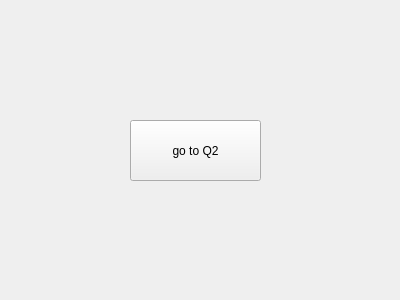
<?xml version="1.0" encoding="UTF-8"?>
<ui version="4.0">
 <class>Q1</class>
 <widget class="QFrame" name="Q1">
  <property name="geometry">
   <rect>
    <x>0</x>
    <y>0</y>
    <width>400</width>
    <height>300</height>
   </rect>
  </property>
  <property name="windowTitle">
   <string>Frame</string>
  </property>
  <widget class="QPushButton" name="log">
   <property name="geometry">
    <rect>
     <x>130</x>
     <y>120</y>
     <width>131</width>
     <height>61</height>
    </rect>
   </property>
   <property name="text">
    <string>go to Q2</string>
   </property>
  </widget>
 </widget>
 <resources/>
 <connections/>
</ui>
